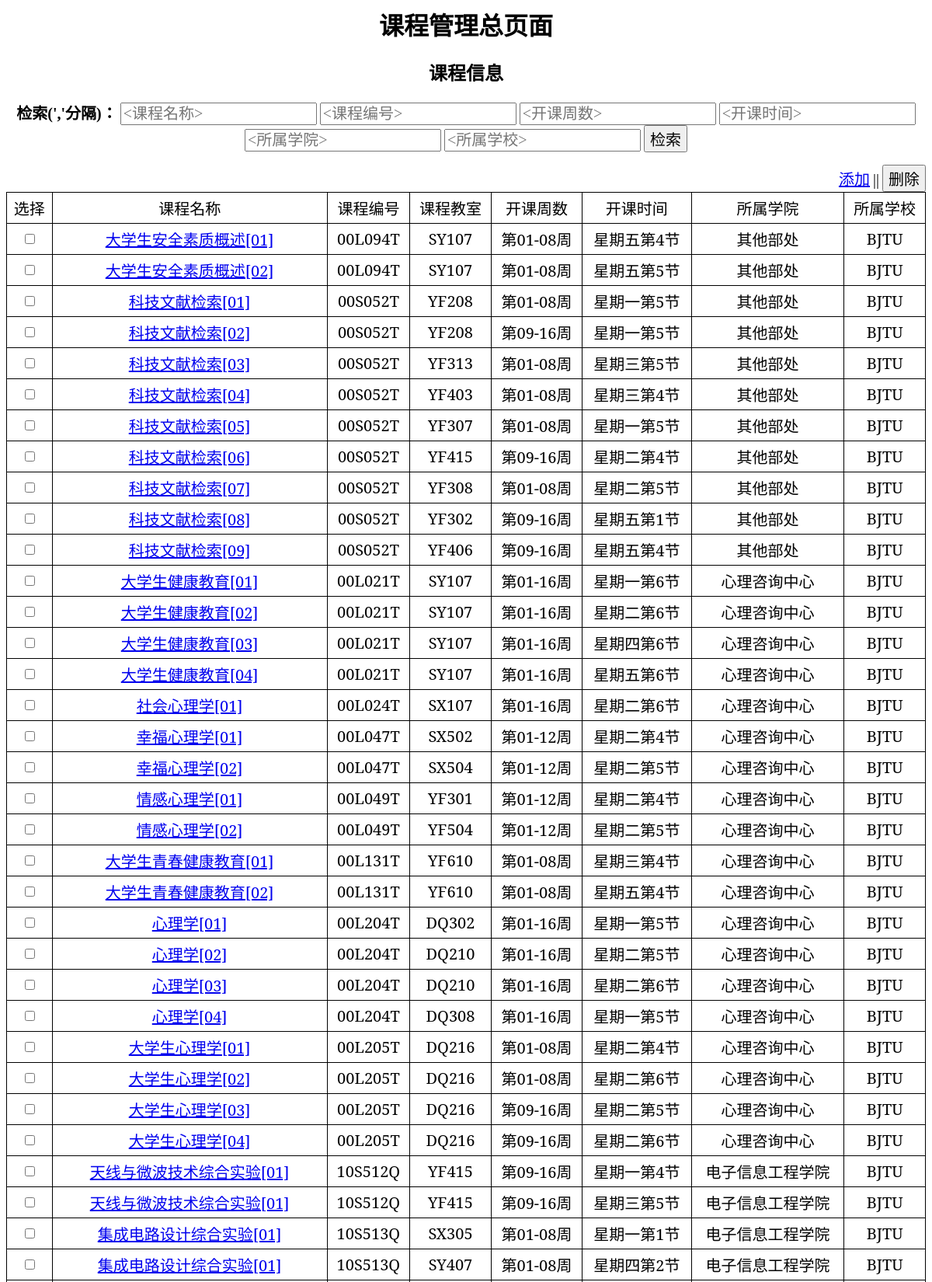
The app's page /class_search/ (upper part) with its own data.
### search/models.py (models this page shows, shortened)
class Lesson(models.Model):
    name = models.CharField(max_length = 51)
    teacher = models.CharField(max_length = 11)
    capacity = models.IntegerField(default = 0)
    classroom = models.CharField(max_length = 51)
    supplement = models.TextField()
    collage = models.CharField(max_length = 51)
    school = models.CharField(max_length = 51)
    lesson_id = models.CharField(max_length = 11)
    score = models.CharField(max_length = 5,default = "1.0")
    time = models.CharField(max_length = 51,default = "星期一第1节")
    weeks = models.CharField(max_length = 51,default = "第01-12周")

### search/views.py (the view)
# urls.py: path('',views.index,name = 'index'),
def index(request,number = 50,page = 1):
    begin_item = number * (page - 1)
    end_item = number * (page)
    lessons_all = Lesson.objects.all()
    cnt = lessons_all.count()
    end_item = min(end_item,cnt)
    lessons = lessons_all[begin_item:end_item]
    total_page = 0
    if (cnt % number == 0):
        total_page = cnt / number
    else:
        total_page = cnt // number + 1
    context = {'lessons':lessons,'page':page,'page_next':page+1,'page_pre':page-1,'number':number,"total_page":total_page}
    return render(request,'search/index.html',context)

### search/views.py (called while the page is built)
def min(a,b):
    if (a > b):
        return b
    else:
        return a

### search/templates/search/index.html (shortened to what this page needs)
<html>
{% load static %}
<link rel="stylesheet" type ="text/css" href = "{% static 'search/index_style.css' %}">
<h1>课程管理总页面</h1>
<h2>课程信息</h2>
<div style="overflow-x:auto;">
  {% if lessons %}
    <div style="text-align:center">
      <p class = 'text' style = 'display:inline;font-weight:bold;'>检索(','分隔)：</p>
      <input class = "text" type="text" name="keywords-name" placeholder = "<课程名称>">
      <input class = "text" type="text" name="keywords-id" placeholder = "<课程编号>">
      <input class = "text" type="text" name="keywords-week" placeholder="<开课周数>">
      <input class = "text" type="text" name="keywords-time" placeholder="<开课时间>">
      <input class = "text" type="text" name="keywords-collage" placeholder="<所属学院>">
      <input class = "text" type="text" name="keywords-school" placeholder="<所属学校>">
      <input class = "text" type="submit" name="search" value="检索">
    </div>
    <form action="{% url 'search:delete'%}" method="post">
    <div style="text-align:right">
      <a class = "text" href="{% url 'search:add'%}">添加</a>
      <p class = "text" style = "display:inline;">||</p>
      <input class = "text" type="submit" name="delete" value="删除">
    </div>
    <table border = "1">
      <tr>
        <th>选择</th>
        <th>课程名称</th>
        <th>课程编号</th>
        <th>课程教室</th>
        <th>开课周数</th>
        <th>开课时间</th>
        <th>所属学院</th>
        <th>所属学校</th>
      </tr>
      {% for lesson in lessons %}
      <tr>
        <th><input type="checkbox" name="choose" id = "choose{{lesson.id}}" value="{{lesson.id}}"></th>
        <th><a href="{% url 'search:detail' lesson.id%}">{{lesson.name}}</a></th>
        <th>{{lesson.lesson_id}}</th>
        <th>{{lesson.classroom}}</th>
        <th>{{lesson.weeks}}</th>
        <th>{{lesson.time}}</th>
        <th>{{lesson.collage}}</th>
        <th>{{lesson.school}}</th>
      </tr>
      {% endfor %}
    </table>
  </form>
</div>
{% else %}
<p style = "text-align:center">没有可用的课程信息。</p>
{% endif %}
</html>

### search/static/search/index_style.css (style rules this page uses)
table { width: 100%; border-collapse: collapse; }
th,td { padding: 5px; border-bottom: 1px solid #ddd; }
table, th,td { border: 1px solid black; }
th { text-align: center; font-family: "楷体","serif","sans-serif"; font-weight: normal; font-size: 20px; }
h1 { font-family: "楷体"; text-align: center; }
h2 { font-family: "楷体"; text-align: center; }
.text { font-family: "楷体"; font-size: 20px; }

### records on screen
Lesson: name "大学生安全素质概述[01]", lesson_id "00L094T", classroom "SY107", weeks "第01-08周", time "星期五第4节", collage "其他部处", school "BJTU"
Lesson: name "大学生安全素质概述[02]", lesson_id "00L094T", classroom "SY107", weeks "第01-08周", time "星期五第5节", collage "其他部处", school "BJTU"
Lesson: name "科技文献检索[01]", lesson_id "00S052T", classroom "YF208", weeks "第01-08周", time "星期一第5节", collage "其他部处", school "BJTU"
Lesson: name "科技文献检索[02]", lesson_id "00S052T", classroom "YF208", weeks "第09-16周", time "星期一第5节", collage "其他部处", school "BJTU"
Lesson: name "科技文献检索[03]", lesson_id "00S052T", classroom "YF313", weeks "第01-08周", time "星期三第5节", collage "其他部处", school "BJTU"
Lesson: name "科技文献检索[04]", lesson_id "00S052T", classroom "YF403", weeks "第01-08周", time "星期三第4节", collage "其他部处", school "BJTU"
Lesson: name "科技文献检索[05]", lesson_id "00S052T", classroom "YF307", weeks "第01-08周", time "星期一第5节", collage "其他部处", school "BJTU"
Lesson: name "科技文献检索[06]", lesson_id "00S052T", classroom "YF415", weeks "第09-16周", time "星期二第4节", collage "其他部处", school "BJTU"
Lesson: name "科技文献检索[07]", lesson_id "00S052T", classroom "YF308", weeks "第01-08周", time "星期二第5节", collage "其他部处", school "BJTU"
Lesson: name "科技文献检索[08]", lesson_id "00S052T", classroom "YF302", weeks "第09-16周", time "星期五第1节", collage "其他部处", school "BJTU"
Lesson: name "科技文献检索[09]", lesson_id "00S052T", classroom "YF406", weeks "第09-16周", time "星期五第4节", collage "其他部处", school "BJTU"
Lesson: name "大学生健康教育[01]", lesson_id "00L021T", classroom "SY107", weeks "第01-16周", time "星期一第6节", collage "心理咨询中心", school "BJTU"
Lesson: name "大学生健康教育[02]", lesson_id "00L021T", classroom "SY107", weeks "第01-16周", time "星期二第6节", collage "心理咨询中心", school "BJTU"
Lesson: name "大学生健康教育[03]", lesson_id "00L021T", classroom "SY107", weeks "第01-16周", time "星期四第6节", collage "心理咨询中心", school "BJTU"
Lesson: name "大学生健康教育[04]", lesson_id "00L021T", classroom "SY107", weeks "第01-16周", time "星期五第6节", collage "心理咨询中心", school "BJTU"
Lesson: name "社会心理学[01]", lesson_id "00L024T", classroom "SX107", weeks "第01-16周", time "星期二第6节", collage "心理咨询中心", school "BJTU"
Lesson: name "幸福心理学[01]", lesson_id "00L047T", classroom "SX502", weeks "第01-12周", time "星期二第4节", collage "心理咨询中心", school "BJTU"
Lesson: name "幸福心理学[02]", lesson_id "00L047T", classroom "SX504", weeks "第01-12周", time "星期二第5节", collage "心理咨询中心", school "BJTU"
Lesson: name "情感心理学[01]", lesson_id "00L049T", classroom "YF301", weeks "第01-12周", time "星期二第4节", collage "心理咨询中心", school "BJTU"
Lesson: name "情感心理学[02]", lesson_id "00L049T", classroom "YF504", weeks "第01-12周", time "星期二第5节", collage "心理咨询中心", school "BJTU"
Lesson: name "大学生青春健康教育[01]", lesson_id "00L131T", classroom "YF610", weeks "第01-08周", time "星期三第4节", collage "心理咨询中心", school "BJTU"
Lesson: name "大学生青春健康教育[02]", lesson_id "00L131T", classroom "YF610", weeks "第01-08周", time "星期五第4节", collage "心理咨询中心", school "BJTU"
Lesson: name "心理学[01]", lesson_id "00L204T", classroom "DQ302", weeks "第01-16周", time "星期一第5节", collage "心理咨询中心", school "BJTU"
Lesson: name "心理学[02]", lesson_id "00L204T", classroom "DQ210", weeks "第01-16周", time "星期二第5节", collage "心理咨询中心", school "BJTU"
Lesson: name "心理学[03]", lesson_id "00L204T", classroom "DQ210", weeks "第01-16周", time "星期二第6节", collage "心理咨询中心", school "BJTU"
Lesson: name "心理学[04]", lesson_id "00L204T", classroom "DQ308", weeks "第01-16周", time "星期一第5节", collage "心理咨询中心", school "BJTU"
Lesson: name "大学生心理学[01]", lesson_id "00L205T", classroom "DQ216", weeks "第01-08周", time "星期二第4节", collage "心理咨询中心", school "BJTU"
Lesson: name "大学生心理学[02]", lesson_id "00L205T", classroom "DQ216", weeks "第01-08周", time "星期二第6节", collage "心理咨询中心", school "BJTU"
Lesson: name "大学生心理学[03]", lesson_id "00L205T", classroom "DQ216", weeks "第09-16周", time "星期二第5节", collage "心理咨询中心", school "BJTU"
Lesson: name "大学生心理学[04]", lesson_id "00L205T", classroom "DQ216", weeks "第09-16周", time "星期二第6节", collage "心理咨询中心", school "BJTU"
Lesson: name "天线与微波技术综合实验[01]", lesson_id "10S512Q", classroom "YF415", weeks "第09-16周", time "星期一第4节", collage "电子信息工程学院", school "BJTU"
Lesson: name "天线与微波技术综合实验[01]", lesson_id "10S512Q", classroom "YF415", weeks "第09-16周", time "星期三第5节", collage "电子信息工程学院", school "BJTU"
Lesson: name "集成电路设计综合实验[01]", lesson_id "10S513Q", classroom "SX305", weeks "第01-08周", time "星期一第1节", collage "电子信息工程学院", school "BJTU"
Lesson: name "集成电路设计综合实验[01]", lesson_id "10S513Q", classroom "SY407", weeks "第01-08周", time "星期四第2节", collage "电子信息工程学院", school "BJTU"
